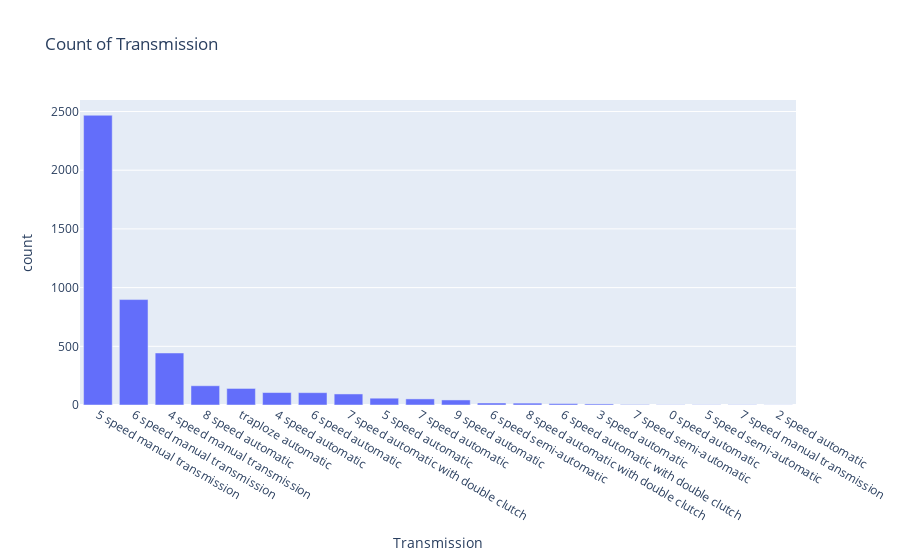

The notebook cell saved with this chart:
### Code cell
graph_number('Transmission')

### Figure 1 — Plotly figure (JSON) as saved in the notebook; plotly's stock layout.template omitted (floating-point values rounded to 4 significant figures)
{"data": [{"alignmentgroup": "True", "hovertemplate": "variable=0<br>Transmission=%{x}<br>count=%{y}<extra></extra>", "legendgroup": "0", "marker": {"color": "#636efa", "pattern": {"shape": ""}}, "name": "0", "offsetgroup": "0", "orientation": "v", "showlegend": true, "textposition": "auto", "type": "bar", "x": ["0 speed automatic", "2 speed automatic", "3 speed automatic", "4 speed automatic", "4 speed manual transmission", "5 speed automatic", "5 speed manual transmission", "5 speed semi-automatic", "6 speed automatic", "6 speed automatic with double clutch", "6 speed manual transmission", "6 speed semi-automatic", "7 speed automatic", "7 speed automatic with double clutch", "7 speed manual transmission", "7 speed semi-automatic", "8 speed automatic", "8 speed automatic with double clutch", "9 speed automatic", "traploze automatic"], "xaxis": "x", "y": [2, 1, 9, 106, 443, 58, 2468, 2, 105, 12, 898, 17, 52, 94, 2, 4, 164, 16, 43, 141], "yaxis": "y"}], "layout": {"barmode": "relative", "legend": {"title": {"text": "variable"}, "tracegroupgap": 0}, "showlegend": false, "title": {"text": "Count of Transmission"}, "xaxis": {"anchor": "y", "categoryorder": "total descending", "domain": [0, 1], "title": {"text": "Transmission"}}, "yaxis": {"anchor": "x", "domain": [0, 1], "title": {"text": "count"}}}}
